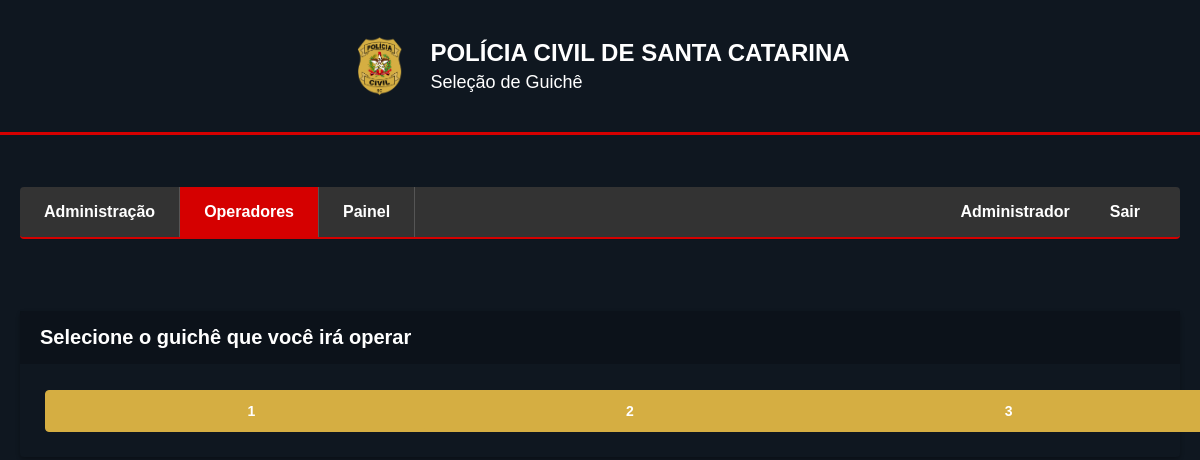
The page /operador/selecionar_guiche.php (signed in) on the database its author committed.
### tables this page shows
CREATE TABLE IF NOT EXISTS `guiches` (
  `id` int NOT NULL AUTO_INCREMENT,
  `nome` varchar(100) NOT NULL,
  `status` tinyint(1) DEFAULT '1',
  PRIMARY KEY (`id`)
);

### operador/selecionar_guiche.php (the view, shortened to what this page needs)
<?php
include '../includes/conexao_db.php';
$sql = "SELECT * FROM guiches WHERE status = 1 ORDER BY id";
$result = $conn->query($sql);
?>
<!DOCTYPE html>
<html lang="pt-br">
<head>
    <link href="../assets/css/estilo.css" rel="stylesheet">
</head>
<body>
    <div class="header">
        <div class="container">
            <div class="header-content">
                <img src="../logo-pcsc.png" alt="Logo PCSC" class="logo-pcsc">
                <div>
                    <h1 class="header-title">POLÍCIA CIVIL DE SANTA CATARINA</h1>
                    <p class="header-subtitle">Seleção de Guichê</p>
                </div>
            </div>
        </div>
    </div>
    <?php include '../includes/menu_navegacao.php'; ?>
    <div class="container">
        <div class="card">
            <div class="card-header">
                <h2 class="card-title">Selecione o guichê que você irá operar</h2>
            </div>
            <div class="card-content">
                <?php if ($result->num_rows > 0): ?>
                    <div class="grid">
                        <?php while($row = $result->fetch_assoc()): ?>
                            <div>
                                <a href="index.php?guiche=<?php echo $row['id']; ?>" class="btn btn-primary w-100"><?php echo $row['nome']; ?></a>
                            </div>
                        <?php endwhile; ?>
                    </div>
                <?php else: ?>
                    <div class="alert alert-warning">
                        <p>Nenhum guichê ativo encontrado. Por favor, contate o administrador.</p>
                    </div>
                <?php endif; ?>
            </div>
        </div>
    </div>
</body>
</html>

### rows shown on the page
guiches: nome "1"
guiches: nome "2"
guiches: nome "3"

### other values the page prints
$_SESSION['usuario_nome'] "Administrador"
